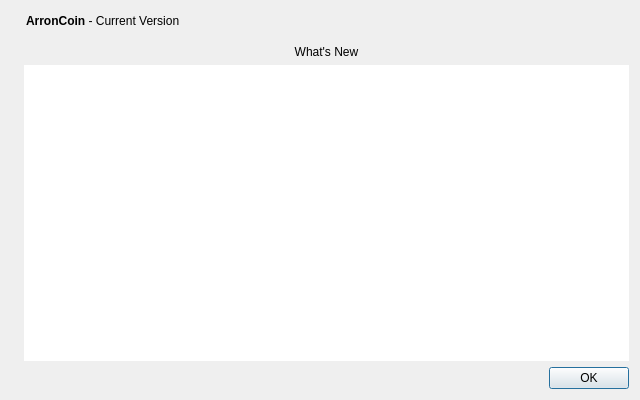
<?xml version="1.0" encoding="UTF-8"?>
<ui version="4.0">
 <class>WhatsNewDialog</class>
 <widget class="QDialog" name="WhatsNewDialog">
  <property name="geometry">
   <rect>
    <x>0</x>
    <y>0</y>
    <width>640</width>
    <height>400</height>
   </rect>
  </property>
  <property name="windowTitle">
   <string>关于最新艾伦币钱包</string>
  </property>
  <layout class="QHBoxLayout" name="horizontalLayout_2">
   <item>
    <widget class="QLabel" name="label_4">
     <property name="sizePolicy">
      <sizepolicy hsizetype="Preferred" vsizetype="Ignored">
       <horstretch>0</horstretch>
       <verstretch>0</verstretch>
      </sizepolicy>
     </property>
     <property name="pixmap">
      <pixmap resource="../bitcoin.qrc">:/images/aboutBackground</pixmap>
     </property>
    </widget>
   </item>
   <item>
    <layout class="QVBoxLayout" name="verticalLayout_2">
     <item>
      <layout class="QHBoxLayout" name="horizontalLayout">
       <property name="leftMargin">
        <number>2</number>
       </property>
       <property name="bottomMargin">
        <number>8</number>
       </property>
       <item>
        <widget class="QLabel" name="label">
         <property name="cursor">
          <cursorShape>IBeamCursor</cursorShape>
         </property>
         <property name="text">
          <string>&lt;html&gt;&lt;head/&gt;&lt;body&gt;&lt;p&gt;&lt;span style=&quot; font-weight:600;&quot;&gt;ArronCoin&lt;/span&gt; - Current Version&lt;/p&gt;&lt;/body&gt;&lt;/html&gt;</string>
         </property>
         <property name="textInteractionFlags">
          <set>Qt::LinksAccessibleByMouse|Qt::TextSelectableByKeyboard|Qt::TextSelectableByMouse</set>
         </property>
        </widget>
       </item>
       <item>
        <widget class="QLabel" name="versionLabel">
         <property name="cursor">
          <cursorShape>IBeamCursor</cursorShape>
         </property>
         <property name="text">
          <string notr="true"/>
         </property>
         <property name="textInteractionFlags">
          <set>Qt::LinksAccessibleByMouse|Qt::TextSelectableByKeyboard|Qt::TextSelectableByMouse</set>
         </property>
        </widget>
       </item>
       <item>
        <spacer name="horizontalSpacer">
         <property name="orientation">
          <enum>Qt::Horizontal</enum>
         </property>
         <property name="sizeHint" stdset="0">
          <size>
           <width>40</width>
           <height>20</height>
          </size>
         </property>
        </spacer>
       </item>
      </layout>
     </item>
     <item>
      <widget class="QLabel" name="title">
       <property name="cursor">
        <cursorShape>IBeamCursor</cursorShape>
       </property>
       <property name="text">
        <string>What's New</string>
       </property>
       <property name="alignment">
        <set>Qt::AlignHCenter|Qt::AlignTop</set>
       </property>
       <property name="margin">
        <number>2</number>
       </property>
       <property name="textInteractionFlags">
        <set>Qt::LinksAccessibleByMouse</set>
       </property>
      </widget>
     </item>
     <item>
      <widget class="QTextEdit" name="description">
       <property name="frameShape">
        <enum>QFrame::NoFrame</enum>
       </property>
       <property name="horizontalScrollBarPolicy">
        <enum>Qt::ScrollBarAlwaysOff</enum>
       </property>
       <property name="undoRedoEnabled">
        <bool>false</bool>
       </property>
       <property name="readOnly">
        <bool>true</bool>
       </property>
       <property name="cursorWidth">
        <number>1</number>
       </property>
       <property name="placeholderText">
        <string extracomment="This is the description of the change."/>
       </property>
      </widget>
     </item>
     <item>
      <widget class="QDialogButtonBox" name="buttonBox">
       <property name="orientation">
        <enum>Qt::Horizontal</enum>
       </property>
       <property name="standardButtons">
        <set>QDialogButtonBox::Ok</set>
       </property>
      </widget>
     </item>
    </layout>
   </item>
  </layout>
 </widget>
 <resources>
  <include location="../bitcoin.qrc"/>
 </resources>
 <connections>
  <connection>
   <sender>buttonBox</sender>
   <signal>rejected()</signal>
   <receiver>WhatsNewDialog</receiver>
   <slot>reject()</slot>
   <hints>
    <hint type="sourcelabel">
     <x>428</x>
     <y>308</y>
    </hint>
    <hint type="destinationlabel">
     <x>286</x>
     <y>274</y>
    </hint>
   </hints>
  </connection>
  <connection>
   <sender>buttonBox</sender>
   <signal>accepted()</signal>
   <receiver>WhatsNewDialog</receiver>
   <slot>accept()</slot>
   <hints>
    <hint type="sourcelabel">
     <x>360</x>
     <y>308</y>
    </hint>
    <hint type="destinationlabel">
     <x>157</x>
     <y>274</y>
    </hint>
   </hints>
  </connection>
 </connections>
</ui>
